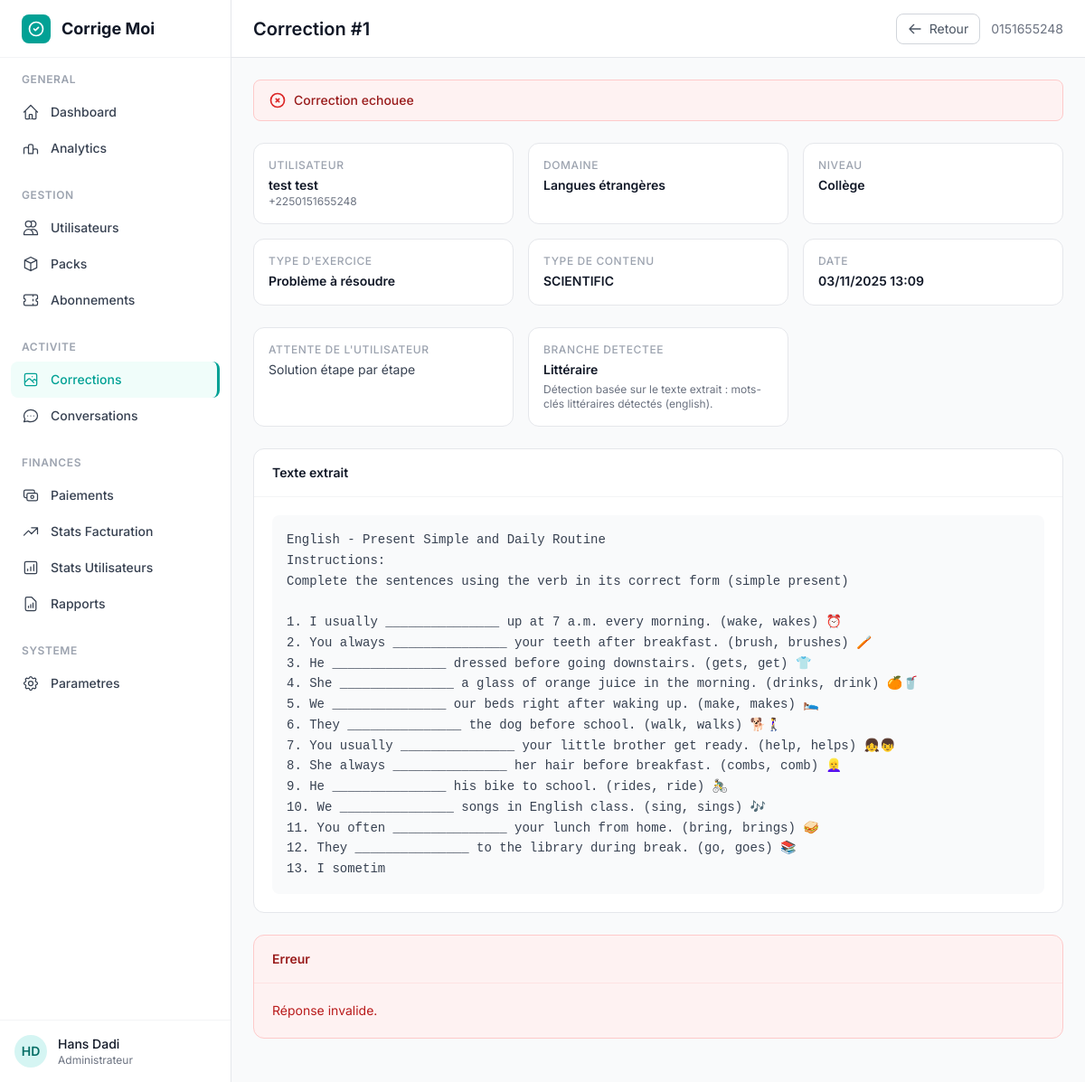
Page /custom-admin/correction/1/ (signed in) on the earlier database version.
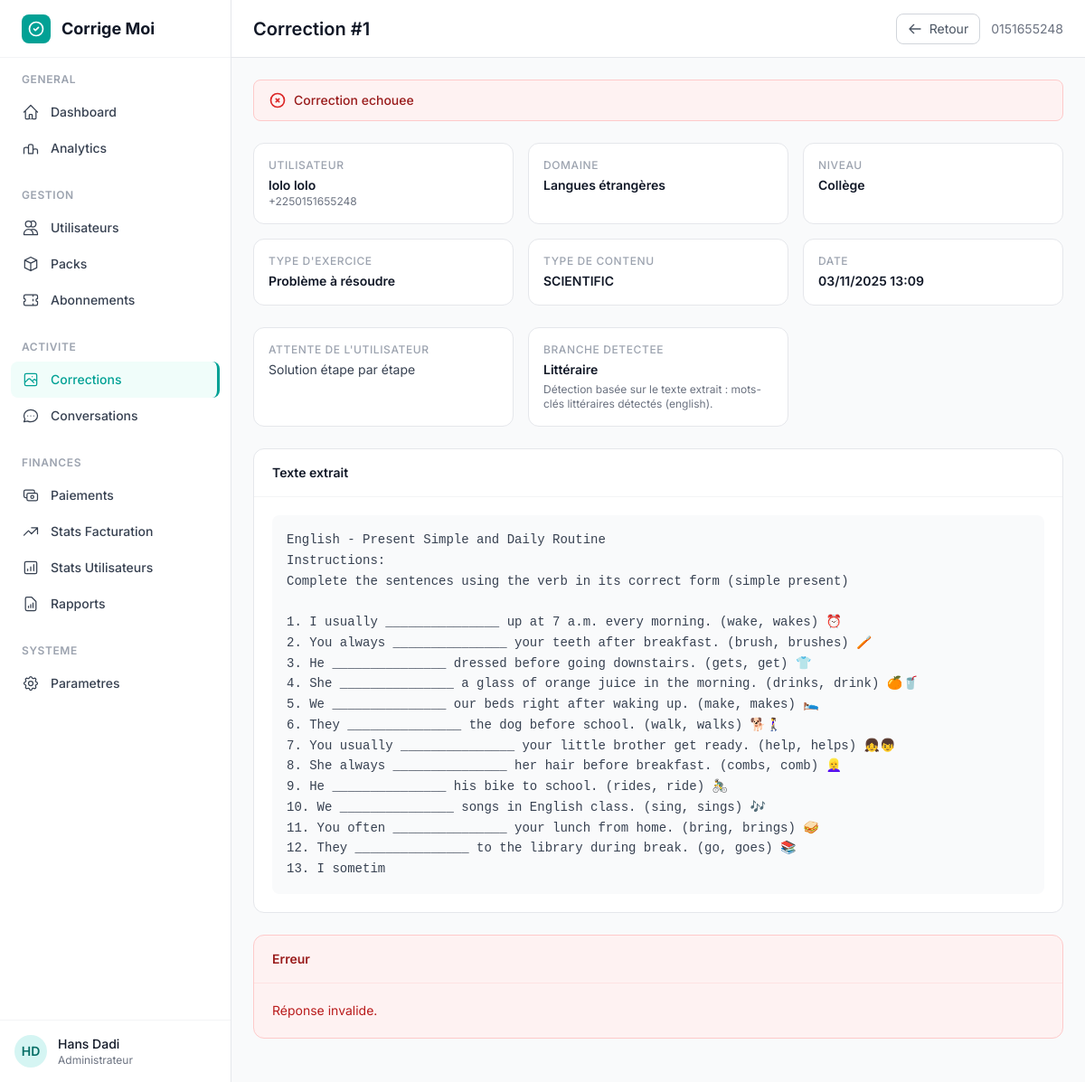
Same page on the later database version.
### treatment/models.py (models this page shows, shortened)
class CorrectionHistory(models.Model):
    user = models.ForeignKey(CustomUser, on_delete=models.CASCADE, related_name='corrections')
    user_domain = models.CharField(max_length=100, default='Mathématiques')
    user_level = models.CharField(max_length=100, default='Collège (6ᵉ – 3ᵉ)')
    user_exercise_type = models.CharField(max_length=100, default='Problème à résoudre')
    user_expectation = models.CharField(max_length=100, default='Solution étape par étape')
    user_info = models.TextField(blank=True, default='')
    detected_branch = models.CharField(max_length=50, default='Général')
    detected_branch_explanation = models.TextField(blank=True)
    domain_mismatch = models.TextField(blank=True, null=True)
    response_datetime = models.CharField(max_length=50)
    extracted_text = models.TextField(blank=True)
    solution = models.JSONField(null=True, blank=True)  # Pour stocker result et steps
    content_type = models.CharField(max_length=50, default='GENERAL')
    educational_mode = models.BooleanField(default=False)
    success = models.BooleanField(default=True)
    error_message = models.TextField(blank=True, null=True)
    created_at = models.DateTimeField(auto_now_add=True)
    class Meta:
        ordering = ['-created_at']
        verbose_name = 'Historique de correction'
        verbose_name_plural = 'Historiques de correction'

### authentification/models.py (models this page shows, shortened)
class CustomUser(AbstractBaseUser, PermissionsMixin):
    phone_number = models.CharField(
        max_length=15,
        unique=True,
        error_messages={
            'unique': _("Un utilisateur avec ce numéro de téléphone existe déjà.")
        }
    )
    email = models.EmailField(blank=True, null=True)
    first_name = models.CharField(max_length=50)
    last_name = models.CharField(max_length=50)
    is_active = models.BooleanField(default=True)
    is_staff = models.BooleanField(default=False)
    is_verified = models.BooleanField(default=False)
    country = models.CharField(max_length=100, blank=True, null=True)
    school_level = models.CharField(max_length=100, blank=True, null=True)
    institution = models.CharField(max_length=200, blank=True, null=True)
    age = models.PositiveIntegerField(blank=True, null=True)
    date_joined = models.DateTimeField(default=timezone.now)
    USERNAME_FIELD = 'phone_number'
    REQUIRED_FIELDS = ['first_name', 'last_name']
    objects = CustomUserManager()

### custom_admin/views.py (the view)
# urls.py: path('correction/<int:pk>/', views.admin_correction_detail, name='correction_detail'),
@login_required
def admin_correction_detail(request, pk):
    if not request.user.is_staff:
        return render(request, 'custom_admin/403.html', status=403)
    correction = get_object_or_404(CorrectionHistory.objects.select_related('user'), pk=pk)
    return render(request, 'custom_admin/admin/correction_detail.html', {
        'correction': correction,
    })

### custom_admin/templates/custom_admin/admin/correction_detail.html (shortened to what the changed rows need)
{% extends "custom_admin/base_admin.html" %}
{% load static %}
{% block page_title %}Correction #{{ correction.id }}{% endblock %}
{% block content %}
<div class="grid grid-cols-1 sm:grid-cols-2 lg:grid-cols-3 gap-4 mb-6">
    <div class="bg-white rounded-xl border border-gray-200 p-4">
        <p class="text-xs font-medium text-gray-400 uppercase tracking-wider mb-1">Utilisateur</p>
        <p class="text-sm font-semibold text-gray-900">{{ correction.user.first_name }} {{ correction.user.last_name }}</p>
        <p class="text-xs text-gray-500">{{ correction.user.phone_number }}</p>
    </div>
    <div class="bg-white rounded-xl border border-gray-200 p-4">
        <p class="text-xs font-medium text-gray-400 uppercase tracking-wider mb-1">Domaine</p>
        <p class="text-sm font-semibold text-gray-900">{{ correction.user_domain|default:"-" }}</p>
    </div>
    <div class="bg-white rounded-xl border border-gray-200 p-4">
        <p class="text-xs font-medium text-gray-400 uppercase tracking-wider mb-1">Niveau</p>
        <p class="text-sm font-semibold text-gray-900">{{ correction.user_level|default:"-" }}</p>
    </div>
    <div class="bg-white rounded-xl border border-gray-200 p-4">
        <p class="text-xs font-medium text-gray-400 uppercase tracking-wider mb-1">Type d'exercice</p>
        <p class="text-sm font-semibold text-gray-900">{{ correction.user_exercise_type|default:"-" }}</p>
    </div>
    <div class="bg-white rounded-xl border border-gray-200 p-4">
        <p class="text-xs font-medium text-gray-400 uppercase tracking-wider mb-1">Type de contenu</p>
        <p class="text-sm font-semibold text-gray-900">{{ correction.content_type|default:"-" }}</p>
    </div>
    <div class="bg-white rounded-xl border border-gray-200 p-4">
        <p class="text-xs font-medium text-gray-400 uppercase tracking-wider mb-1">Date</p>
        <p class="text-sm font-semibold text-gray-900">{{ correction.created_at|date:"d/m/Y H:i" }}</p>
    </div>
</div>
{% if correction.user_expectation or correction.user_info or correction.detected_branch %}
<div class="grid grid-cols-1 sm:grid-cols-2 lg:grid-cols-3 gap-4 mb-6">
    {% if correction.user_expectation %}
    <div class="bg-white rounded-xl border border-gray-200 p-4">
        <p class="text-xs font-medium text-gray-400 uppercase tracking-wider mb-1">Attente de l'utilisateur</p>
        <p class="text-sm text-gray-700">{{ correction.user_expectation }}</p>
    </div>
    {% endif %}
    {% if correction.detected_branch %}
    <div class="bg-white rounded-xl border border-gray-200 p-4">
        <p class="text-xs font-medium text-gray-400 uppercase tracking-wider mb-1">Branche detectee</p>
        <p class="text-sm font-semibold text-gray-900">{{ correction.detected_branch }}</p>
        {% if correction.detected_branch_explanation %}
        <p class="text-xs text-gray-500 mt-1">{{ correction.detected_branch_explanation }}</p>
        {% endif %}
    </div>
    {% endif %}
</div>
{% endif %}
<div class="bg-white rounded-xl border border-gray-200 mb-6">
    <div class="px-5 py-4 border-b border-gray-100">
        <h2 class="text-sm font-semibold text-gray-900">Texte extrait</h2>
    </div>
    <div class="p-5">
        {% if correction.extracted_text %}
        <pre class="bg-gray-50 rounded-lg p-4 text-sm text-gray-700 whitespace-pre-wrap font-mono leading-relaxed overflow-x-auto">{{ correction.extracted_text }}</pre>
        {% else %}
        <p class="text-sm text-gray-400 italic">Aucun texte extrait.</p>
        {% endif %}
    </div>
</div>
{% if correction.error_message %}
<div class="bg-red-50 border border-red-200 rounded-xl mb-6">
    <div class="px-5 py-4 border-b border-red-100">
        <h2 class="text-sm font-semibold text-red-800">Erreur</h2>
    </div>
    <div class="p-5">
        <p class="text-sm text-red-700">{{ correction.error_message }}</p>
    </div>
</div>
{% endif %}
{% endblock %}

Differences in the rows shown:
changed through a linked row, CorrectionHistory "Langues étrangères": user.first_name "test" → "lolo"; user.last_name "test" → "lolo"
